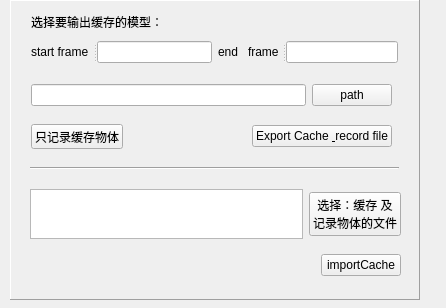
<?xml version="1.0" encoding="UTF-8"?>
<ui version="4.0">
 <class>abcS_form</class>
 <widget class="QWidget" name="abcS_form">
  <property name="geometry">
   <rect>
    <x>0</x>
    <y>0</y>
    <width>446</width>
    <height>308</height>
   </rect>
  </property>
  <property name="windowTitle">
   <string>Form</string>
  </property>
  <widget class="QFrame" name="abcFrm">
   <property name="geometry">
    <rect>
     <x>10</x>
     <y>0</y>
     <width>410</width>
     <height>300</height>
    </rect>
   </property>
   <property name="minimumSize">
    <size>
     <width>410</width>
     <height>300</height>
    </size>
   </property>
   <property name="maximumSize">
    <size>
     <width>410</width>
     <height>300</height>
    </size>
   </property>
   <property name="frameShape">
    <enum>QFrame::Panel</enum>
   </property>
   <property name="frameShadow">
    <enum>QFrame::Raised</enum>
   </property>
   <widget class="Line" name="line">
    <property name="geometry">
     <rect>
      <x>20</x>
      <y>160</y>
      <width>369</width>
      <height>16</height>
     </rect>
    </property>
    <property name="orientation">
     <enum>Qt::Horizontal</enum>
    </property>
   </widget>
   <widget class="QWidget" name="layoutWidget">
    <property name="geometry">
     <rect>
      <x>20</x>
      <y>180</y>
      <width>371</width>
      <height>106</height>
     </rect>
    </property>
    <layout class="QVBoxLayout" name="verticalLayout">
     <item>
      <layout class="QHBoxLayout" name="horizontalLayout_2">
       <item>
        <widget class="QTextEdit" name="im_lst_tx">
         <property name="maximumSize">
          <size>
           <width>16777215</width>
           <height>50</height>
          </size>
         </property>
         <property name="lineWrapMode">
          <enum>QTextEdit::NoWrap</enum>
         </property>
         <property name="readOnly">
          <bool>false</bool>
         </property>
        </widget>
       </item>
       <item>
        <widget class="QPushButton" name="sel_cc_bt">
         <property name="text">
          <string>选择：缓存 及
记录物体的文件</string>
         </property>
        </widget>
       </item>
      </layout>
     </item>
     <item>
      <layout class="QHBoxLayout" name="horizontalLayout_3">
       <item>
        <spacer name="horizontalSpacer">
         <property name="orientation">
          <enum>Qt::Horizontal</enum>
         </property>
         <property name="sizeHint" stdset="0">
          <size>
           <width>40</width>
           <height>20</height>
          </size>
         </property>
        </spacer>
       </item>
       <item>
        <widget class="QPushButton" name="im_cc_bt">
         <property name="text">
          <string>importCache</string>
         </property>
        </widget>
       </item>
      </layout>
     </item>
    </layout>
   </widget>
   <widget class="QWidget" name="layoutWidget">
    <property name="geometry">
     <rect>
      <x>21</x>
      <y>11</y>
      <width>180</width>
      <height>22</height>
     </rect>
    </property>
    <layout class="QHBoxLayout" name="horizontalLayout_6">
     <item>
      <widget class="QLabel" name="label">
       <property name="text">
        <string>选择要输出缓存的模型：</string>
       </property>
      </widget>
     </item>
     <item>
      <spacer name="horizontalSpacer_3">
       <property name="orientation">
        <enum>Qt::Horizontal</enum>
       </property>
       <property name="sizeHint" stdset="0">
        <size>
         <width>40</width>
         <height>20</height>
        </size>
       </property>
      </spacer>
     </item>
    </layout>
   </widget>
   <widget class="QWidget" name="layoutWidget">
    <property name="geometry">
     <rect>
      <x>21</x>
      <y>83</y>
      <width>361</width>
      <height>25</height>
     </rect>
    </property>
    <layout class="QHBoxLayout" name="horizontalLayout">
     <item>
      <widget class="QLineEdit" name="pth_line"/>
     </item>
     <item>
      <widget class="QPushButton" name="cc_pth_bt">
       <property name="text">
        <string>path</string>
       </property>
       <property name="iconSize">
        <size>
         <width>16</width>
         <height>16</height>
        </size>
       </property>
      </widget>
     </item>
    </layout>
   </widget>
   <widget class="QWidget" name="layoutWidget">
    <property name="geometry">
     <rect>
      <x>21</x>
      <y>41</y>
      <width>367</width>
      <height>22</height>
     </rect>
    </property>
    <layout class="QHBoxLayout" name="horizontalLayout_4">
     <item>
      <widget class="QSplitter" name="splitter">
       <property name="orientation">
        <enum>Qt::Horizontal</enum>
       </property>
       <widget class="QLabel" name="label_2">
        <property name="text">
         <string>start frame</string>
        </property>
       </widget>
       <widget class="QLineEdit" name="st_line"/>
      </widget>
     </item>
     <item>
      <widget class="QSplitter" name="splitter_2">
       <property name="orientation">
        <enum>Qt::Horizontal</enum>
       </property>
       <widget class="QLabel" name="label_3">
        <property name="text">
         <string>end   frame</string>
        </property>
       </widget>
       <widget class="QLineEdit" name="end_line"/>
      </widget>
     </item>
    </layout>
   </widget>
   <widget class="QWidget" name="layoutWidget">
    <property name="geometry">
     <rect>
      <x>21</x>
      <y>124</y>
      <width>361</width>
      <height>25</height>
     </rect>
    </property>
    <layout class="QHBoxLayout" name="horizontalLayout_5">
     <item>
      <widget class="QPushButton" name="rc_bt">
       <property name="text">
        <string>只记录缓存物体</string>
       </property>
      </widget>
     </item>
     <item>
      <spacer name="horizontalSpacer_2">
       <property name="orientation">
        <enum>Qt::Horizontal</enum>
       </property>
       <property name="sizeHint" stdset="0">
        <size>
         <width>40</width>
         <height>20</height>
        </size>
       </property>
      </spacer>
     </item>
     <item>
      <widget class="QPushButton" name="ex_cc_bt">
       <property name="text">
        <string>Export Cache &amp; record file</string>
       </property>
      </widget>
     </item>
    </layout>
   </widget>
  </widget>
 </widget>
 <resources/>
 <connections/>
</ui>
